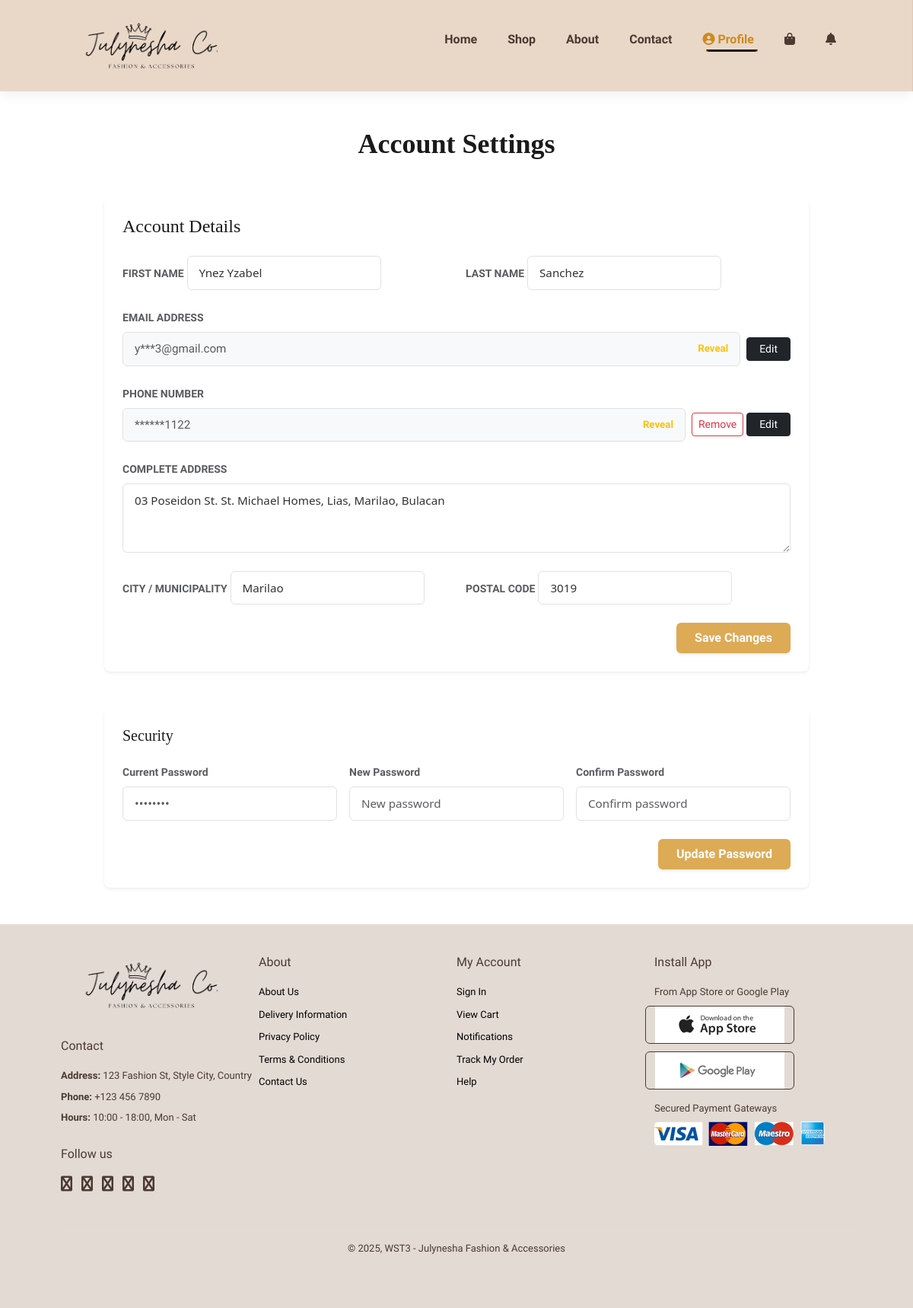
Page /profile/ (signed in) on the committed database.
### MiniStore/models.py (models this page shows, shortened)
class UserProfile(models.Model):
    user = models.OneToOneField(User, on_delete=models.CASCADE, related_name="profile")
    role = models.CharField(max_length=10, choices=ROLE_CHOICES, default="CUSTOMER")
    first_name = models.CharField(max_length=50, blank=True)
    last_name = models.CharField(max_length=50, blank=True)
    phone_number = models.CharField(max_length=15, blank=True)
    address = models.CharField(max_length=250, blank=True)
    postal_code = models.CharField(max_length=20, blank=True)
    city = models.CharField(max_length=100, blank=True)
    SELLER_STATUS_CHOICES = (
    ('NONE', 'None'),
    ('PENDING', 'Pending Approval'),
    ('APPROVED', 'Approved'),
    ('CANCELLATION_REQUESTED', 'Cancellation Requested'),
)
    seller_status = models.CharField(max_length=50, choices=SELLER_STATUS_CHOICES, default='NONE')

### MiniStore/views.py (the view)
# urls.py: path("profile/", views.profile, name="profile"),
@login_required(login_url='login')
def profile(request):
    user = request.user
    try:
        profile = user.profile
    except UserProfile.DoesNotExist:
        profile = UserProfile.objects.create(user=user, role='CUSTOMER')
    if request.method == 'POST':
        action = request.POST.get('action')
        if action == 'update_profile':
            form = ShippingProfileForm(request.POST, instance=profile)
            if form.is_valid():
                form.save()
                new_email = request.POST.get('email')
                if new_email and new_email != user.email:
                    if User.objects.filter(email=new_email).exclude(pk=user.pk).exists():
                        messages.error(request, "Email address is already in use by another account.")
                    else:
                        user.email = new_email
                        user.save()
                        messages.success(request, "Profile and Email updated successfully.")
                else:
                    messages.success(request, "Profile details updated.")
                return redirect('profile')
        elif action == 'change_password':
            current_pass = request.POST.get('current_password')
            new_pass = request.POST.get('new_password')
            confirm_pass = request.POST.get('confirm_password')
            if not user.check_password(current_pass):
                messages.error(request, "Incorrect current password.")
            elif new_pass != confirm_pass:
                messages.error(request, "New passwords do not match.")
            elif len(new_pass) < 6:
                messages.error(request, "Password must be at least 6 characters long.")
            else:
                user.set_password(new_pass)
                user.save()
                update_session_auth_hash(request, user)
                messages.success(request, "Password updated successfully!")
            return redirect('profile')
    else:
        form = ShippingProfileForm(instance=profile)
    my_orders = Order.objects.filter(user=user).order_by('-created')
    seller_products = []
    seller_orders = []
    seller_stats = {'products': 0, 'orders': 0, 'revenue': 0}
    if profile.role == 'SELLER':
        seller_products = Product.objects.filter(created_by=user).order_by('-created')
        seller_orders = Order.objects.filter(items__product__in=seller_products).distinct().order_by("-created")
        seller_stats['products'] = seller_products.count()
        seller_stats['orders'] = seller_orders.count()
        revenue = 0
        for order in seller_orders:
            for item in order.items.all():
                if item.product.created_by == user:
                    revenue += item.get_cost()
        seller_stats['revenue'] = revenue
    context = {
        'form': form,
        'profile': profile,
        'my_orders': my_orders,
        'seller_products': seller_products,
        'seller_orders': seller_orders,
        'seller_stats': seller_stats,
        'is_admin': profile.role == 'ADMIN',
    }
    return render(request, 'MiniStore/profile.html', context)

### MiniStore/forms.py
class ShippingProfileForm(forms.ModelForm):
    class Meta:
        model = UserProfile
        fields = [
            'first_name', 'last_name', 'phone_number',
            'address', 'city', 'postal_code'
        ]
        labels = {
            'first_name': 'Recipient First Name',
            'last_name': 'Recipient Last Name',
            'phone_number': 'Phone Number',
            'address': 'Street Address',
        }

### MiniStore/context_processors.py (called while the page is built)
def cart_count(request):
    cart = request.session.get('cart', {})
    count = sum(item['quantity'] for item in cart.values())
    return {'cart_count': count}

def notification_count(request):
    count = 0
    if request.user.is_authenticated:
        count = Notification.objects.filter(recipient=request.user, is_read=False).count()
    return {'notif_count': count}

### MiniStore/models.py (called while the page is built)
    def get_total_cost(self):
        return sum(item.get_cost() for item in self.items.all())

    def get_cost(self):
        return self.price * self.quantity

### MiniStore/templates/MiniStore/profile.html (shortened to what this page needs)
{% extends 'base.html' %}
{% load static %}
{% block content %}
<div class="toast-container position-fixed top-0 end-0 p-3" style="z-index: 1050;">
</div>
<div class="container my-5" style="min-height: 80vh; max-width: 950px;">
    <h2 class="theme-heading fw-bold mb-5 text-center" id="page-title">My Profile</h2>
    <div id="account-settings" class="tab-section active">
        <div class="card border-0 shadow-sm rounded-3 mb-5">
            <div class="card-header bg-white py-4 px-4 border-bottom-0">
                <h4 class="mb-0 theme-heading">Account Details</h4>
            </div>
            <div class="card-body px-4 pb-4 pt-0">
                <form method="post">
                    <div class="row g-4 mb-4">
                        <div class="col-md-6">
                            <label class="form-label fw-bold small text-muted text-uppercase">First Name</label>
                            {{ form.first_name }}
                        </div>
                        <div class="col-md-6">
                            <label class="form-label fw-bold small text-muted text-uppercase">Last Name</label>
                            {{ form.last_name }}
                        </div>
                    </div>
                    <div class="mb-4">
                        <label class="form-label fw-bold small text-muted text-uppercase">Email Address</label>
                        <div class="d-flex align-items-center">
                            <div id="email-display" class="form-control bg-light d-flex align-items-center justify-content-between">
                                <span id="email-masked-text" class="text-muted">...</span>
                                <a href="javascript:void(0)" onclick="toggleReveal('email')" class="text-decoration-none small fw-bold text-warning">Reveal</a>
                            </div>
                            <button type="button" class="btn btn-dark ms-2 btn-sm px-3" onclick="toggleEdit('email')">Edit</button>
                        </div>
                    </div>
                    <div class="mb-4">
                        <label class="form-label fw-bold small text-muted text-uppercase">Phone Number</label>
                        <div class="d-flex align-items-center">
                            <div id="phone-display" class="form-control bg-light d-flex align-items-center justify-content-between">
                                <span id="phone-masked-text" class="text-muted">...</span>
                                <a href="javascript:void(0)" onclick="toggleReveal('phone')" class="text-decoration-none small fw-bold text-warning">Reveal</a>
                            </div>
                            <div class="d-flex ms-2 gap-1">
                                <button type="button" class="btn btn-outline-danger btn-sm" onclick="removePhone()">Remove</button>
                                <button type="button" class="btn btn-dark btn-sm px-3" onclick="toggleEdit('phone')">Edit</button>
                            </div>
                        </div>
                    </div>
            {% if not is_admin %}
                <div class="mb-4">
                    <label class="form-label fw-bold small text-muted text-uppercase">Complete Address</label>
                    <textarea name="address"
                         class="form-control"
                         rows="3"
                         placeholder="House No., Street, Barangay, etc.">{{ form.address.value|default:'' }}</textarea>
                </div>
                    <div class="row g-4 mb-4">
                        <div class="col-md-6">
                             <label class="form-label fw-bold small text-muted text-uppercase">City / Municipality</label>
                             {{ form.city }}
                        </div>
                     <div class="col-md-6">
                              <label class="form-label fw-bold small text-muted text-uppercase">Postal Code</label>
          {{ form.postal_code }}
            </div>
        </div>
            {% endif %}
                    <div class="text-end">
                        <button type="submit" class="btn btn-theme px-4 py-2 fw-bold shadow-sm">Save Changes</button>
                    </div>
                </form>
            </div>
        </div>
        <div class="card border-0 shadow-sm rounded-3 mb-5">
            <div class="card-header bg-white py-4 px-4 border-bottom-0">
                <h5 class="mb-0 theme-heading">Security</h5>
            </div>
            <div class="card-body px-4 pb-4 pt-0">
                <form method="post">
                    <div class="row g-3 align-items-end">
                        <div class="col-md-4">
                            <label class="form-label small fw-bold text-muted">Current Password</label>
                            <input type="password" name="current_password" class="form-control" placeholder="••••••••" required>
                        </div>
                        <div class="col-md-4">
                            <label class="form-label small fw-bold text-muted">New Password</label>
                            <input type="password" name="new_password" class="form-control" placeholder="New password" required>
                        </div>
                        <div class="col-md-4">
                            <label class="form-label small fw-bold text-muted">Confirm Password</label>
                            <input type="password" name="confirm_password" class="form-control" placeholder="Confirm password" required>
                        </div>
                    </div>
                    <div class="text-end mt-4">
                        <button type="submit" class="btn btn-theme px-4 py-2 fw-bold shadow-sm">Update Password</button>
                    </div>
                </form>
            </div>
        </div>
    </div>
</div>
{% endblock %}

### MiniStore/static/MiniStore/style.css (style rules this page uses)
html, body { margin: 0; padding: 0; width: 100%; scroll-behavior: smooth; }
:root { --bg: #e3dad3; --dark: #4a3b31; --white: #FFFFFF; --accent: #ce8a1e; --black: #000000; --dark_gold: #885400; --light: #e7d6cc; }
* { margin: 0; padding: 0; box-sizing: border-box; font-family: 'Spartan', sans-serif; }
h1, h2, h3, h4, h5, h6 { margin: 0; }
h2 { font-size: 36px; }

### MiniStore/templates/MiniStore/profile.html (style rules this page uses)
input, select, textarea, .form-control { font-family: 'Poppins', system-ui, -apple-system, sans-serif !important; font-size: 0.95rem; color: #333; border: 1px solid #e1e1e1; padding: 10px 15px; border-radius: 6px; }
.theme-heading { font-family: 'Playfair Display', serif; color: #1a1a1a; }
.btn-theme { background-color: #ddaa55; border: none; transition: 0.3s; color: #fff; }
.tab-section { display: none; }
.tab-section.active { display: block; animation: fadeIn 0.3s; }

### rows in the picture
UserProfile: first_name "Ynez Yzabel", last_name "Sanchez", address "03 Poseidon St. St. Michael Homes, Lias, Marilao, Bulacan", city "Marilao", postal_code "3019"
